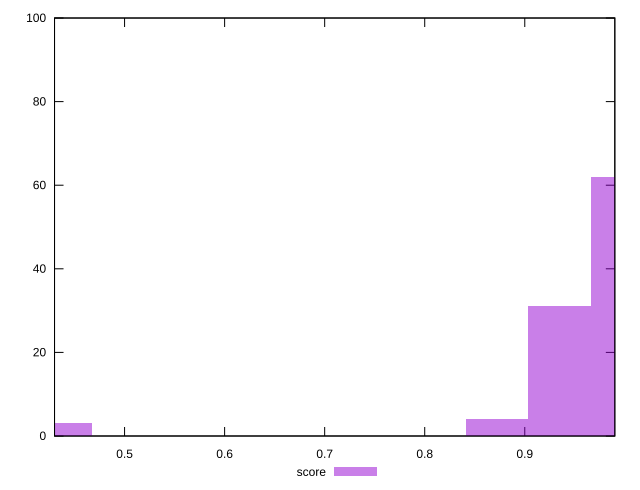

This chart was generated by the following gnuplot code:
reset

$score <<EOF
0.997072163585209 62
0.9347551533611335 31
0.8724381431370579 4
0.43621907156852896 3
EOF

set key outside below
set boxwidth 0.06231701022407556
set xrange [0.43:0.99]
set yrange [0:100]
set trange [0:100]
set style fill transparent solid 0.5 noborder
set terminal svg size 640, 490 enhanced background rgb 'white'
set output "reports/report_00032_2021-02-25T10-28-15.087Z/largest-contentful-paint/samples/agenda/score/histogram.svg"

plot $score title "score" with boxes

reset
